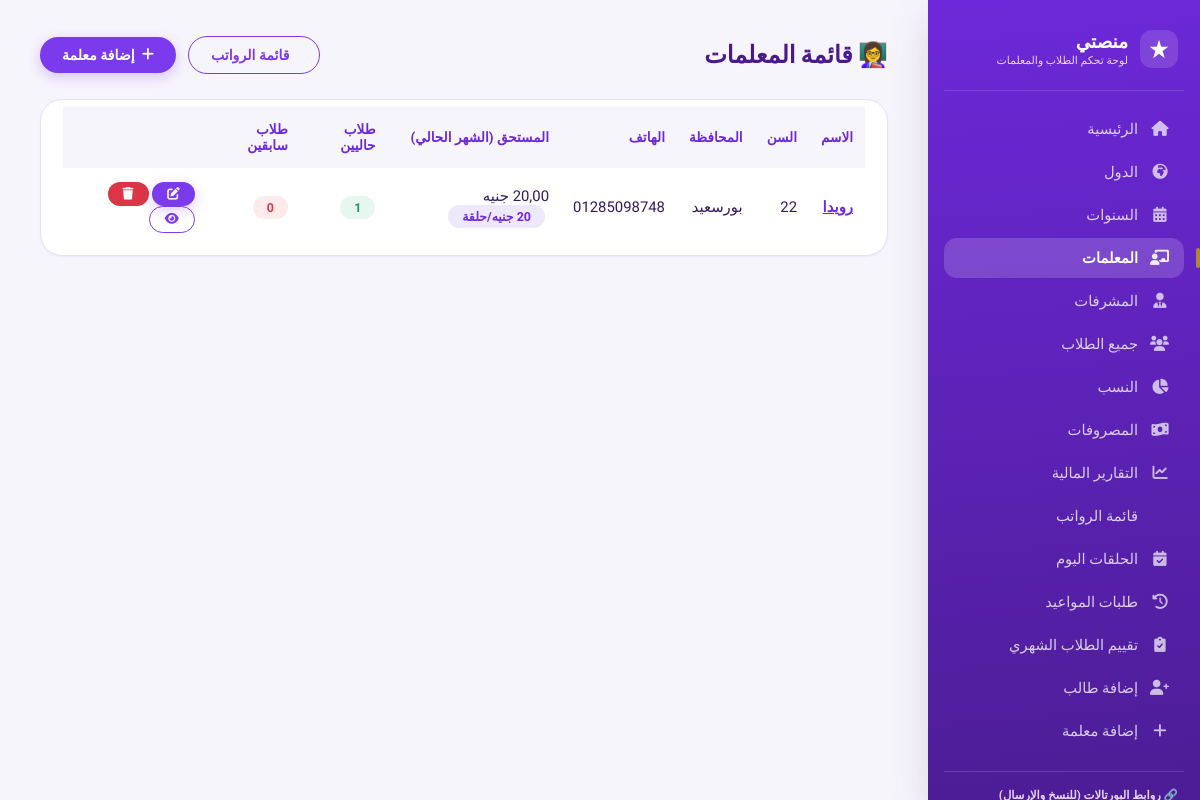
Screenshot of /teachers/ (signed in) with the database file from the repository.
### core/models.py (models this page shows, shortened)
class Teacher(models.Model):
    name = models.CharField(max_length=255, verbose_name="اسم المعلمة")
    age = models.PositiveIntegerField(null=True, blank=True, verbose_name="السن")
    phone = models.CharField(max_length=20, blank=True, null=True, verbose_name="رقم الهاتف")
    whatsapp = models.CharField(max_length=20, blank=True, null=True, verbose_name="واتساب")
    governorate = models.CharField(max_length=100, blank=True, null=True, verbose_name="المحافظة")
    hire_date = models.DateField(null=True, blank=True, verbose_name="تاريخ بداية العمل")
    user = models.OneToOneField(
        settings.AUTH_USER_MODEL, null=True, blank=True,
        on_delete=models.SET_NULL, related_name='teacher_profile',
        verbose_name="حساب الدخول"
    )
    commission_percent = models.DecimalField(
        max_digits=5, decimal_places=2, default=60,
        verbose_name="نسبة المعلمة من الاشتراكات (%)"
    )
    fixed_salary = models.DecimalField(
        max_digits=10, decimal_places=2, null=True, blank=True,
        verbose_name="راتب مثبت (بدل النسبة)"
    )
    lesson_rate = models.DecimalField(
        max_digits=8, decimal_places=2, default=DEFAULT_LESSON_RATE,
        verbose_name="سعر الحصة"
    )
    supervisor = models.ForeignKey(
        'Supervisor', null=True, blank=True, on_delete=models.SET_NULL,
        related_name='teachers', verbose_name="المشرفة المسؤولة"
    )
    class Meta:
        verbose_name = "معلمة"
        verbose_name_plural = "المعلمات"
        ordering = ['name']
    def current_students_count(self):
        return self.students.filter(status='active').count()
    def previous_students_count(self):
        return self.students.filter(status='inactive').count()
    def completed_lessons_count(self, year=None, month=None):
        return self.lessons_for_period(year, month).filter(status='completed').count()
    def calculated_salary(self, year=None, month=None):
        return round(self.completed_lessons_count(year, month) * float(self.lesson_rate), 2)
    def lessons_for_period(self, year=None, month=None):
        now = timezone.now()
        year = year or now.year
        month = month or now.month
        return self.lessons.filter(scheduled_at__year=year, scheduled_at__month=month)

### core/views.py (the view)
# urls.py: path('teachers/', views.teachers_list, name='teachers_list'),
@staff_member_required
def teachers_list(request):
    teachers = Teacher.objects.all()
    return render(request, 'core/teachers_list.html', {'teachers': teachers})

### templates/core/teachers_list.html (shortened to what this page needs)
{% extends 'core/base.html' %}
{% block content %}
<div class="flex" style="justify-content: space-between; flex-wrap: wrap;">
    <h2 style="color:#4a1a8a;">👩‍🏫 قائمة المعلمات</h2>
    <div class="flex">
        <a href="{% url 'salaries_list' %}" class="btn btn-outline"> قائمة الرواتب</a>
        <a href="{% url 'add_teacher' %}" class="btn btn-primary"><i class="fas fa-plus"></i> إضافة معلمة</a>
    </div>
</div>
<div class="table-container">
    <table>
        <thead>
            <tr><th>الاسم</th><th>السن</th><th>المحافظة</th><th>الهاتف</th><th>المستحق (الشهر الحالي)</th><th>طلاب حاليين</th><th>طلاب سابقين</th><th></th></tr>
        </thead>
        <tbody>
            {% for teacher in teachers %}
            <tr>
                <td><a href="{% url 'teacher_detail' teacher.id %}" style="color:#6d28d9; font-weight:600;">{{ teacher.name }}</a></td>
                <td>{{ teacher.age|default:"-" }}</td>
                <td>{{ teacher.governorate|default:"-" }}</td>
                <td>{{ teacher.phone|default:"-" }}</td>
                <td>
                    {{ teacher.calculated_salary|floatformat:2 }} جنيه
                    <span class="badge-neutral" style="margin-right:4px;">{{ teacher.lesson_rate|floatformat:"-2" }} جنيه/حلقة</span>
                </td>
                <td><span class="status-active">{{ teacher.current_students_count }}</span></td>
                <td><span class="status-inactive">{{ teacher.previous_students_count }}</span></td>
                <td>
                    <a href="{% url 'edit_teacher' teacher.id %}" class="btn btn-primary btn-sm"><i class="fas fa-edit"></i></a>
                    <a href="{% url 'delete_teacher' teacher.id %}" class="btn btn-danger btn-sm"><i class="fas fa-trash"></i></a>
                    <a href="{% url 'teacher_detail' teacher.id %}" class="btn btn-outline btn-sm"><i class="fas fa-eye"></i></a>
                </td>
            </tr>
            {% empty %}
            <tr><td colspan="8" style="text-align:center;">لا توجد معلمات مسجلة.</td></tr>
            {% endfor %}
        </tbody>
    </table>
</div>
{% endblock %}

### templates/core/base.html (style rules this page uses)
:root { --violet-50: #F7F5FC; --violet-100: #EEE9FA; --violet-200: #DDD3F5; --violet-400: #A78BFA; --violet-500: #8B5CF6; --violet-600: #7C3AED; --violet-700: #6D28D9; --ink: #33195E; --ink-muted: #746A93; --gold: #B4872E; --gold-soft: #FBF2E2; --green: #1D9A63; --green-soft: #E5F7EE; --red: #DC3545; --red-soft: #FDEBEC; --amber: #B87F16; --amber-soft: #FCF3DC; --paper: #FFFFFF; --page-bg: var(--violet-50); --border: #E7E1F5; --radius-sm: 10px; --radius-md: 16px; --radius-lg: 22px; --radius-pill: 999px; --shadow-sm: 0 1px 2px rgba(51, 25, 94, 0.06); --shadow-md: 0 8px 24px rgba(51, 25, 94, 0.08); --shadow-lg: 0 16px 40px rgba(51, 25, 94, 0.14); --font-display: 'Cairo', sans-serif; --font-body: 'Tajawal', sans-serif; }
* { margin: 0; padding: 0; box-sizing: border-box; }
body { font-family: var(--font-body); background: var(--page-bg); color: var(--ink); display: flex; min-height: 100vh; -webkit-font-smoothing: antialiased; }
h1, h2, h3, h4 { font-family: var(--font-display); }
a { color: inherit; }
.table-container { background: #fff; border-radius: var(--radius-lg); padding: 6px 22px 8px; border: 1px solid var(--border); margin-top: 22px; overflow-x: auto; box-shadow: var(--shadow-sm); }
table { width: 100%; border-collapse: collapse; font-size: 0.93rem; }
table th { background: var(--violet-50); color: var(--violet-700); padding: 15px 12px; text-align: right; font-weight: 700; font-size:0.85rem; }
table td { padding: 14px 12px; border-bottom: 1px solid #F2EEFA; vertical-align:middle; }
table tbody tr:last-child td { border-bottom:none; }
.status-active { background: var(--green-soft); color: var(--green); padding: 4px 14px; border-radius: 30px; font-weight: 700; font-size: 0.78rem; display: inline-block; }
.status-inactive { background: var(--red-soft); color: var(--red); padding: 4px 14px; border-radius: 30px; font-weight: 700; font-size: 0.78rem; display: inline-block; }
.badge-neutral { background: var(--violet-100); color: var(--violet-700); padding:4px 14px; border-radius:30px; font-weight:700; font-size:0.78rem; display:inline-block; }
.btn { display: inline-flex; align-items:center; gap:7px; padding: 10px 22px; border-radius: 30px; font-weight: 700; text-decoration: none; font-size: 0.88rem; transition: .18s ease; border: none; cursor: pointer; font-family: var(--font-body); }
.btn-primary { background: var(--violet-600); color: #fff; box-shadow: 0 4px 14px rgba(124,58,237,.28); }
.btn-outline { background: transparent; border: 1.6px solid var(--violet-600); color: var(--violet-600); }
.btn-danger { background: var(--red); color: #fff; }
.btn-sm { padding: 6px 15px; font-size: 0.78rem; }
.flex { display: flex; align-items: center; gap: 12px; flex-wrap: wrap; }

### rows the page displays
Teacher: name "رويدا", age "22", governorate "بورسعيد", phone "01285098748", current_students_count "1", previous_students_count "0"
